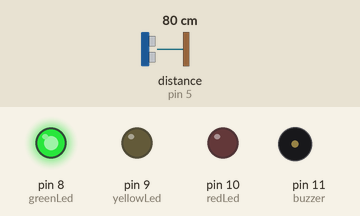
Recording of a program running on a simulated Arduino Mega 2560, built with avr-gcc and run on an emulated ATmega2560. Parts: output pins drawn as LEDs (lit = HIGH), buzzer (waves = sounding). Wiring (inferred from the names in the program): ultrasonic range finder: trigger pin 4; echo pin 5. Inputs (shaded band) come from the test bench; at power-on: distance to the obstacle (sensor on pin 5) 80 cm. The echo pulse lasts 58.3 µs per cm; pins used as bus, display or sensor lines are not drawn.

Above: at 1.2 s.
1.3 s: distance to the obstacle (sensor on pin 5) set to 23 cm
2.8 s: distance to the obstacle (sensor on pin 5) set to 19 cm
At 4.0 s:
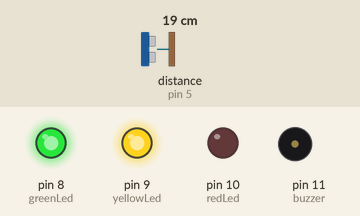
4.3 s: distance to the obstacle (sensor on pin 5) set to 12 cm
5.8 s: distance to the obstacle (sensor on pin 5) set to 9 cm
At 6.5 s:
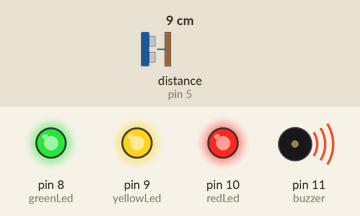
7.3 s: distance to the obstacle (sensor on pin 5) set to 18 cm
At 8.3 s:
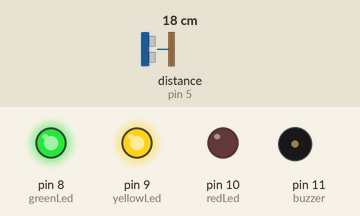
8.8 s: distance to the obstacle (sensor on pin 5) set to 2 cm
At 10.3 s:
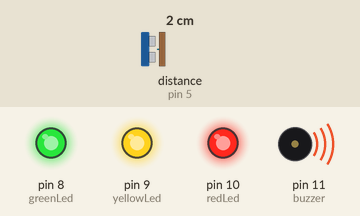
Timing chart, 0 to 11.3 s (numbered marks = the images above; inputs shaded):
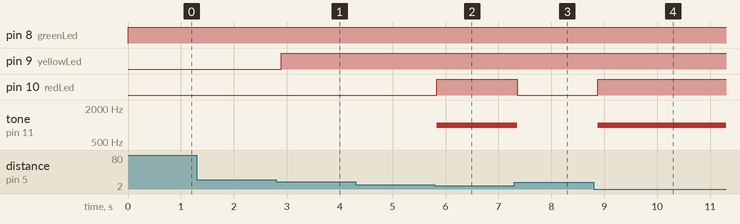

The program:

main.cpp
```cpp
#include <Arduino.h>

const int greenLed = 8;
const int yellowLed = 9;
const int redLed = 10;

const int trigPin = 4;
const int echoPin = 5;

const int buzzer = 11;

void setup() {

  pinMode(greenLed, OUTPUT);
  pinMode(yellowLed, OUTPUT);
  pinMode(redLed, OUTPUT);

  pinMode(trigPin, OUTPUT);
  pinMode(echoPin, INPUT);

  Serial.begin(9600);

}

void loop() {
  long duration;
  int distance;

  digitalWrite(trigPin, LOW);
  delayMicroseconds(2);
  digitalWrite(trigPin, HIGH);
  delayMicroseconds(10);
  digitalWrite(trigPin, LOW);

  duration = pulseIn(echoPin, HIGH);

  distance = duration * 0.034 / 2;

  if (distance >= 20) {

    digitalWrite(greenLed, HIGH);
    digitalWrite(yellowLed, LOW);
    digitalWrite(redLed, LOW);
    noTone(buzzer);

  }

  else if (distance >= 10 && distance < 20) {

    digitalWrite(greenLed, HIGH);
    digitalWrite(yellowLed, HIGH);
    digitalWrite(redLed, LOW);
    noTone(buzzer);
  }

  else {

    digitalWrite(greenLed, HIGH);
    digitalWrite(yellowLed, HIGH);
    digitalWrite(redLed, HIGH);
    tone(buzzer, 1000);
  }

  delay(100);

}
```

Measured:
- the behaviour switches between 21 and 20 cm on distance to the obstacle (sensor on pin 5) (found by bisection; images 0 and 1)
- the behaviour switches between 11 and 10 cm on distance to the obstacle (sensor on pin 5) (found by bisection; images 1 and 2)
- after the input at 1.3 s, every drawn part: stays the same
- after the input at 2.8 s, pin 9 (yellowLed): LOW → HIGH after 0.10 s
- after the input at 4.3 s, every drawn part: stays the same
- after the input at 5.8 s, pin 10 (redLed): LOW → HIGH at once; tone on pin 11 (buzzer): silent → 1000 Hz at once
- after the input at 7.3 s, pin 10 (redLed): HIGH → LOW after 0.06 s; tone on pin 11 (buzzer): 1000 Hz → silent after 0.06 s
- after the input at 8.8 s, pin 10 (redLed): LOW → HIGH after 0.08 s; tone on pin 11 (buzzer): silent → 1000 Hz after 0.08 s
